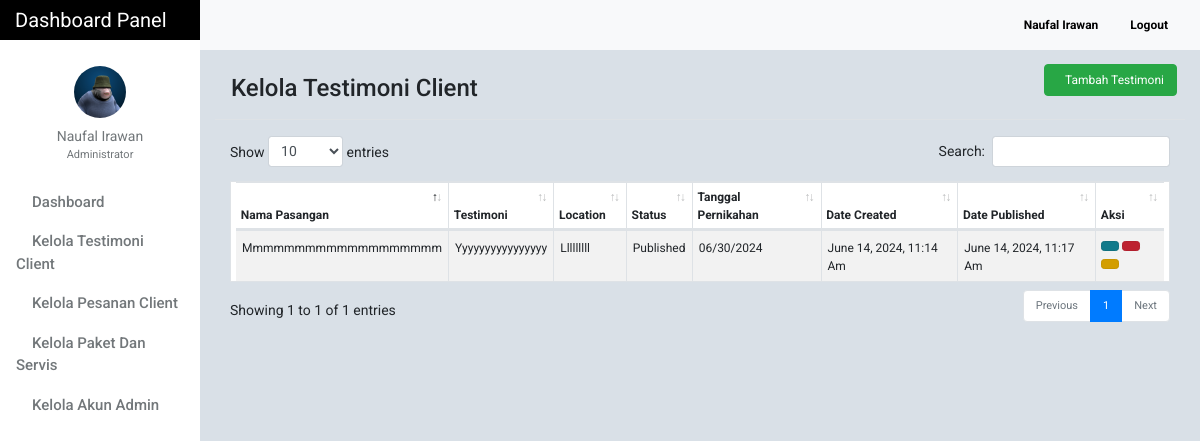
Page /admin/testimoni.php (signed in) on the committed database.
### tables this page shows
CREATE TABLE `tblusers` (
  `id` int(11) NOT NULL,
  `firstname` varchar(32) NOT NULL,
  `lastname` varchar(32) NOT NULL,
  `gender` enum('m','f') NOT NULL,
  `username` varchar(50) NOT NULL,
  `password` varchar(50) NOT NULL,
  `email` varchar(100) NOT NULL,
  `designation` varchar(100) NOT NULL,
  `address` text NOT NULL,
  `access_level` enum('0','1','2') NOT NULL,
  `profile_picture` varchar(100) NOT NULL,
  `date_created` varchar(100) NOT NULL
);

CREATE TABLE `tblpostwedding` (
  `id` int(11) NOT NULL,
  `title` varchar(100) NOT NULL,
  `description` text NOT NULL,
  `preview_image` text NOT NULL,
  `location` varchar(100) NOT NULL,
  `status` enum('0','1') NOT NULL,
  `wedding_date` varchar(100) NOT NULL,
  `wedding_type` varchar(100) NOT NULL,
  `date_created` varchar(100) NOT NULL,
  `date_published` varchar(100) NOT NULL
);

### admin/include/database.php (called while the page is built, shortened)
<?php
class Database
{
    public $connection;
    public function open_connection()
    {
        $this->connection = mysqli_connect(DB_HOST, DB_USER, DB_PASS, DB_NAME);
    }
    public function query($sql)
    {
        $result = mysqli_query($this->connection, $sql);
        return $result;
    }
}
$db = new Database();
?>

### admin/include/db_object.php (called while the page is built, shortened)
<?php
class DB_Object
{
    public static function find_all() {
        return static::find_by_query("SELECT * FROM " . static::$db_table . " ORDER BY id DESC");
    }
    public static function find_by_id($id) {
        $the_result_array = static::find_by_query("SELECT * FROM " . static::$db_table . " WHERE id = $id ORDER BY id DESC  LIMIT 1 ");
        return !empty($the_result_array) ? array_shift($the_result_array) : false;
    }
    public static function find_by_query($sql) {
        global $db;
        $result_set = $db->query($sql);
        $the_object_array = array();
        while($row = mysqli_fetch_array($result_set)) {
            $the_object_array[] = static::instantiation($row);
        }
        return $the_object_array;
    }
    public static function instantiation($the_record){
        $the_object = new $calling_class;
        foreach($the_record as $the_attribute => $value)
        {
            if($the_object->has_the_attribute($the_attribute)) {
                $the_object->$the_attribute = $value;
            }
        }
        return $the_object;
    }
    private function has_the_attribute($the_attribute) {
        $object_properties = get_object_vars($this);
        return array_key_exists($the_attribute, $object_properties);
    }
}
?>

### admin/include/Users.php (called while the page is built, shortened)
<?php
class Users extends DB_Object
{
    public $profile_picture;
    public $upload_directory = "upload/users";
    public $image_placeholder = "http://placehold.it/64x64&text=images";
    public function profile_picture_picture() {
        return empty($this->profile_picture) ? $this->image_placeholder : $this->upload_directory. '/' .$this->profile_picture;
    }
}
?>

### admin/include/Helper.php (called while the page is built, shortened)
<?php
function trim_body($text, $max_length = 30, $tail = '...') {
    return $text;
}

### admin/testimoni.php (the view, shortened to what this page needs)
<?php
    $event_wedding =   EventWedding::find_all();
?>
<?php $users_profile = Users::find_by_id($_SESSION['id']); ?>
<!doctype html>
<html lang="en">
<head>
    <link href="css/bootstrap.min.css" rel="stylesheet">
    <link href="css/dashboard.css" rel="stylesheet">
    <link href="css/dataTables.bootstrap4.min.css" rel="stylesheet">
    <link rel="stylesheet" type="text/css"
          href="https://cdn.materialdesignicons.com/2.1.19/css/materialdesignicons.min.css">
</head>
<body>
<?php include_once 'include/sidebar.php'; ?>
<div class="d-flex justify-content-between flex-wrap flex-md-nowrap align-items-center pb-2 mb-3 border-bottom">
    <h4 class="h4 mt-4 ml-3">Kelola Testimoni Client</h4>
    <div class="btn-toolbar mb-2 mb-md-0">
        <div class="btn-group mr-2">
            <a class="btn btn-md btn-success" style="font-size: 12px;" href="testimoni_add.php"><i class="mdi mdi-account-plus mr-2"></i> Tambah Testimoni</a>
        </div>
    </div>
</div>
<table id="example" class="table table-striped table-hover table-bordered table-sm" cellspacing="0" width="100%" style="background: white;padding: 0 5px;">
    <thead>
        <tr>
            <th>Nama Pasangan</th>
            <th>Testimoni</th>
            <th>Location</th>
            <th>Status</th>
            <th>Tanggal Pernikahan</th>
            <th>Date Created</th>
            <th>Date Published</th>
            <th>Aksi</th>
        </tr>
    </thead>
    <tbody>
       <?php foreach ($event_wedding as $events) : ?>
        <tr>
            <td class="special"><?= trim_body($events->title, 30); ?></td>
            <td class="special"><?= trim_body($events->description, 20);  ?></td>
            <td class="special"><?= trim_body($events->location, 20); ?></td>
            <td class="special"><?= ($events->status == 0) ? 'Drafted' : 'Published'; ?></td>
            <td class="special"> <?= $events->wedding_date; ?></td>
            <td class="special"><?= $events->date_created; ?></td>
            <td class="special"><?= empty($events->date_published) ? 'Unpublished' : $events->date_published; ?></td>
            <td>
                <a href="testimoni_edit.php?id=<?= $events->id; ?>" class="btn btn-info btn-sm active"><i class="mdi mdi-account-edit"></i></a>
                <a href="testimoni_delete.php?id=<?= $events->id; ?>" class="btn btn-danger btn-sm active"><i class="mdi mdi-delete"></i></a>
                <a href="../user/wedding_details.php?id=<?= $events->id; ?>" target="_blank" class="btn btn-warning btn-sm active"><i class="mdi mdi-eye"></i></a>
            </td>
        </tr>
    <?php endforeach; ?>
    </tbody>
</table>
</main>
</div>
</div>
</body>
</html>

### admin/include/sidebar.php (shortened to what this page needs)
<nav class="navbar sticky-top p-0" style="width: 16.7%;background-color: black;">
    <a class="navbar-brand col-sm-3 col-md-2 mr-0" style="color:white;" href="dashboard.php">
        Dashboard Panel
    </a>
</nav>
<div class="container-fluid">
    <div class="row">
        <nav class="col-md-2 d-none d-md-block bg-light sidebar">
            <div class="sidebar-sticky">
                <ul class="nav flex-column">
                    <li class="nav-item mt-3">
                        <div class="text-center">
                            <a href="users_profile.php" class="user-button">
                                <img src="<?= $users_profile->profile_picture_picture(); ?>" class="img-fluid rounded-circle" width="52" height="52" alt="">
                                <div class="user-profile"><?= $users_profile->firstname . ' ' . $users_profile->lastname; ?></div>
                            </a>
                                <div class="text-center mt-0" style="font-size: 11px;color:#72777a;">
                                    <?= ($users_profile->designation == 0) ? 'Administrator' : 'Moderator'; ?>
                                </div>
                        </div>
                    </li>
                    <li class="nav-item"><div class="dropdown-divider"></div></li>
                    <li class="nav-item">
                        <a class="nav-link" href="dashboard.php">
                            Dashboard <span class="sr-only">(current)</span>
                        </a>
                    </li>
                    <li class="nav-item"><div class="dropdown-divider"></div></li>
                    <li class="nav-item">
                        <a class="nav-link" href="testimoni.php">
                            Kelola Testimoni Client
                        </a>
                    </li>
                    <li class="nav-item"><div class="dropdown-divider"></div></li>
                    <li class="nav-item">
                        <a class="nav-link" href="client.php" >
                            Kelola Pesanan Client
                        </a>
                    </li>
                    <li class="nav-item"><div class="dropdown-divider"></div></li>
                    <li class="nav-item">
                        <a class="nav-link" href="service_list.php">
                            Kelola Paket dan Servis
                        </a>
                    </li>
                    <li class="nav-item"><div class="dropdown-divider"></div></li>
                    <li class="nav-item">
                        <a class="nav-link" href="users.php">
                            Kelola Akun Admin
                        </a>
                    </li>
                </ul>
            </div>
        </nav>
        <main role="main" class="col-md-9 ml-sm-auto col-lg-10" style="margin-top: -40px;z-index: 999">
            <nav class="navbar navbar-expand-lg navbar-light bg-light" style="margin-left:-15px;margin-right: -15px;">
                <button class="navbar-toggler" type="button" data-toggle="collapse" data-target="#navbarNav" aria-controls="navbarNav" aria-expanded="false" aria-label="Toggle navigation">
                </button>
                <div class="form-inline my-2 my-lg-0">
                    <a class="nav-link" href="users_profile.php"><b><?= ucfirst($users_profile->firstname) . ' ' . ucfirst($users_profile->lastname); ?></b></a>
                    <a class="nav-link" href="logout.php"><b><i class="mdi mdi-logout" style="color: #f44336!important;"></i> Logout</b></a>
                </div>
            </nav>

### admin/css/dashboard.css (style rules this page uses)
body { font-size: .875rem; font-family: 'Roboto', 'Segoe UI',sans-serif; background: #D9E0E7; }
.sidebar { position: fixed; top: 0; bottom: 0; left: 0; z-index: 100; padding: 0; box-shadow: inset -1px 0 0 rgba(0, 0, 0, .1); background-color: #fff; }
.sidebar-sticky { position: -webkit-sticky; position: sticky; top: 40px; height: calc(100vh - 48px); height: 100% !important; padding-top: 2.5rem; overflow-x: hidden; overflow-y: auto; background-color: #fff; }
.sidebar .nav-link { font-weight: 500; color: #72777a; font-size: 15px; text-transform: capitalize; transition: all 2s linear; font-family: 'Roboto', sans-serif; }
.nav.flex-column li.nav-item:nth-child(2) { margin-top:10px; }
.user-profile { color: #72777a; margin-top: 8px; }
img.img-fluid.rounded-circle { margin-top: 10px; }
.form-inline.my-2.my-lg-0 a.nav-link { color: black; font-size: 12px; }
.dropdown-divider { border-top: 1px solid #fff; }
.nav.flex-column a.nav-link { padding: .0rem 1rem; }
.user-profile { text-transform: capitalize; }
.btn-group.mr-2 { border-top-right-radius: 0 !important; border-left-right-radius: 0 !important; }

### admin/testimoni.php (style rules this page uses)
table.table.table-striped.table-bordered.table-sm { font-size:12px; }
td.special { padding: 0; padding-top: 8px; padding-left:6px; padding-bottom:6px; padding-right:6px; margin-top:5px; text-transform: capitalize; }

### rows in the picture
tblusers: profile_picture (picture), firstname "Naufal", lastname "Irawan"
tblpostwedding: title "Mmmmmmmmmmmmmmmmmmm", description "Yyyyyyyyyyyyyyyy", location "Lllllllll", status "Published", wedding_date "06/30/2024", date_created "June 14, 2024, 11:14 Am", date_published "June 14, 2024, 11:17 Am"
